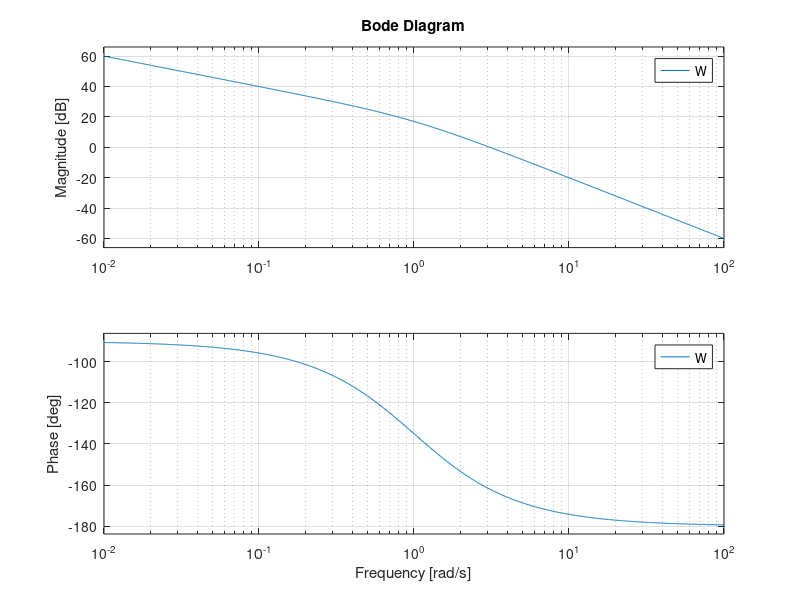
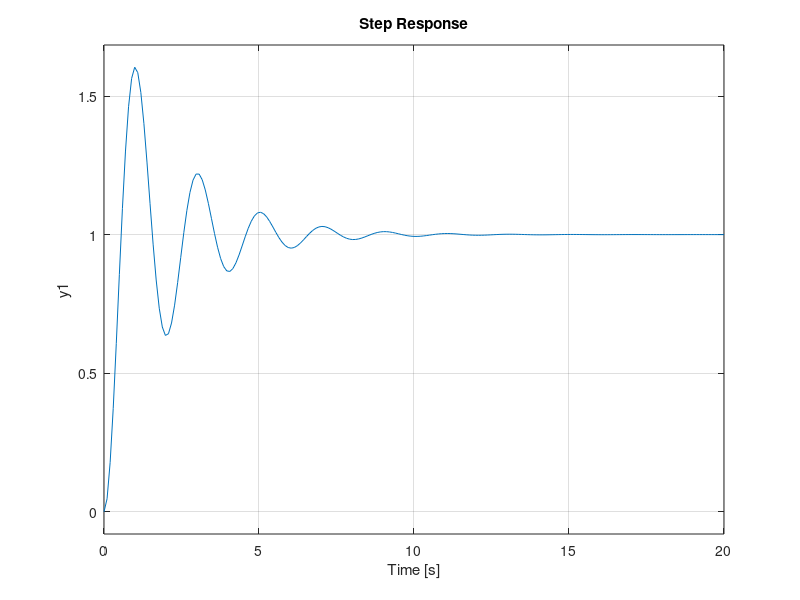
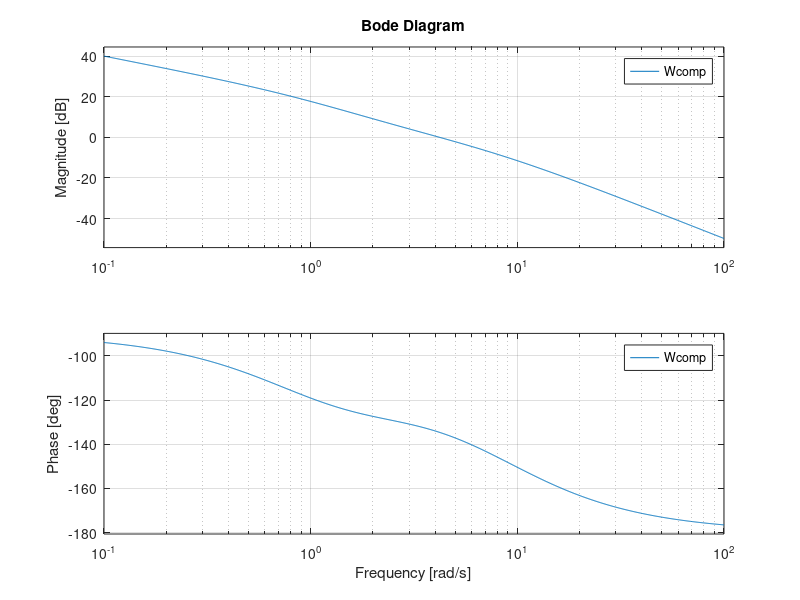
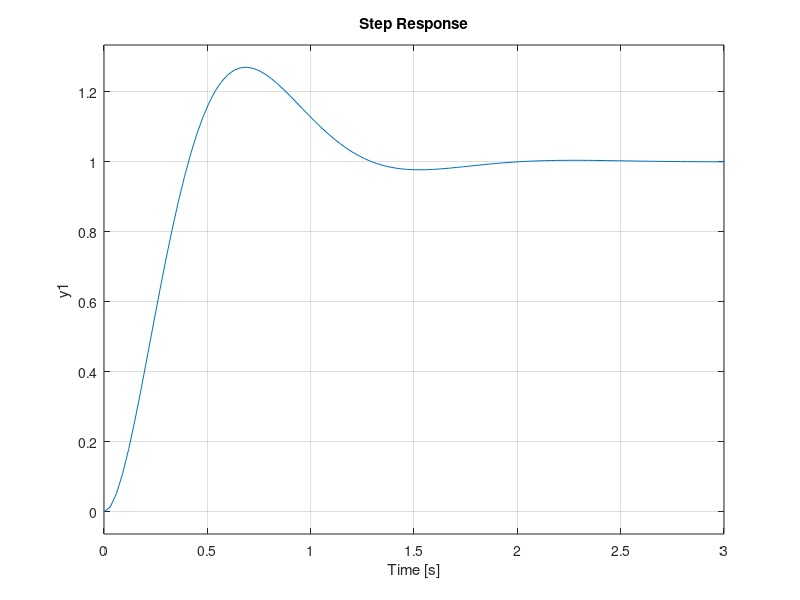

MATLAB code to generate these figures, in order:
% The bode plot of the open-loop system is given below.
W = tf(10,[1,1,0]);
figure(1)
bode(W)
grid on
Wfeedback = feedback(W,1);
figure(2)
step(Wfeedback)
grid on

%  formula to determine the parameter a
phiM =50 - 18;
phiMr = phiM*pi/180;
a= (1+sin(phiMr))/(1-sin(phiMr));

% finding corresponding frequency wc from the bode plot
wm = -10 * log10(a);
fprintf('The frequency wm is %f rad/s\n',wm);

%  The parameter T is then determined by
wc=4.15; % obtained from bode plot for corresponding wm
T=1/(sqrt(a)*wc);

% The lead compensator is then given by
Gc=tf([a*T 1],[T 1]);
Wcomp=Gc*W;
 
figure(3)
bode(Wcomp)
grid on
Wcomp_feedback = feedback(Wcomp,1);
figure(4)
step(Wcomp_feedback)    
grid on